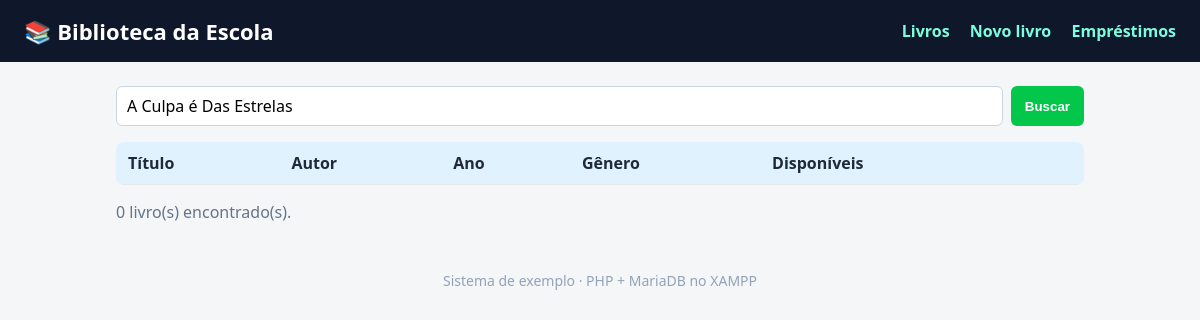
The app's page /index.php?busca=A Culpa é Das Estrelas, older data.
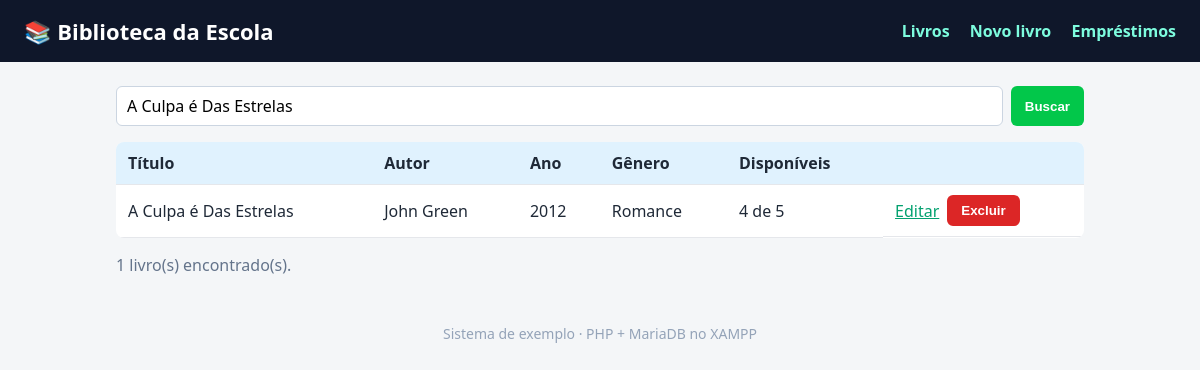
The same page, newer data.
### tables this page shows
CREATE TABLE livros (
  id          INT AUTO_INCREMENT PRIMARY KEY,
  titulo      VARCHAR(150) NOT NULL,
  autor       VARCHAR(100) NOT NULL,
  ano         INT,
  genero      VARCHAR(50),
  quantidade  INT NOT NULL DEFAULT 1
);

### conexao.php (called while the page is built, shortened)
<?php
function e($texto) {
    return htmlspecialchars((string)$texto, ENT_QUOTES, 'UTF-8');
}

### index.php (the view, shortened to what this page needs)
<?php
require 'conexao.php';
$busca = $_GET['busca'] ?? '';
$sql = "SELECT l.id, l.titulo, l.autor, l.ano, l.genero, l.quantidade,
               COUNT(e.id) AS emprestados
        FROM livros l
        LEFT JOIN emprestimos e
               ON e.livro_id = l.id AND e.data_devolucao IS NULL
        WHERE l.titulo LIKE :busca OR l.autor LIKE :busca2
        GROUP BY l.id, l.titulo, l.autor, l.ano, l.genero, l.quantidade
        ORDER BY l.titulo";
$consulta = $pdo->prepare($sql);
$consulta->execute([':busca' => "%$busca%", ':busca2' => "%$busca%"]);
$livros = $consulta->fetchAll();
require 'topo.php';
?>
<form method="get" class="busca">
  <input type="text" name="busca" value="<?= e($busca) ?>" placeholder="Buscar por título ou autor">
  <button>Buscar</button>
</form>
<table>
  <tr><th>Título</th><th>Autor</th><th>Ano</th><th>Gênero</th><th>Disponíveis</th><th></th></tr>
  <?php foreach ($livros as $livro): ?>
    <tr>
      <td><?= e($livro['titulo']) ?></td>
      <td><?= e($livro['autor']) ?></td>
      <td><?= e($livro['ano']) ?></td>
      <td><?= e($livro['genero']) ?></td>
      <td><?= $livro['quantidade'] - $livro['emprestados'] ?> de <?= $livro['quantidade'] ?></td>
      <td class="acoes">
        <a href="editar.php?id=<?= $livro['id'] ?>">Editar</a>
        <form method="post" action="excluir.php" onsubmit="return confirm('Excluir este livro?')">
          <button class="perigo">Excluir</button>
        </form>
      </td>
    </tr>
  <?php endforeach; ?>
</table>
<p class="total"><?= count($livros) ?> livro(s) encontrado(s).</p>
<?php require 'rodape.php'; ?>

Row changes from the older to the newer data that the page shows:
now on this page (row edited): livros: titulo "A Culpa é Das Estrelas", autor "John Green", ano "2012", genero "Romance", emprestados "4", quantidade "5"
Text that changed along with them:
count($livros): "0" → "1"
